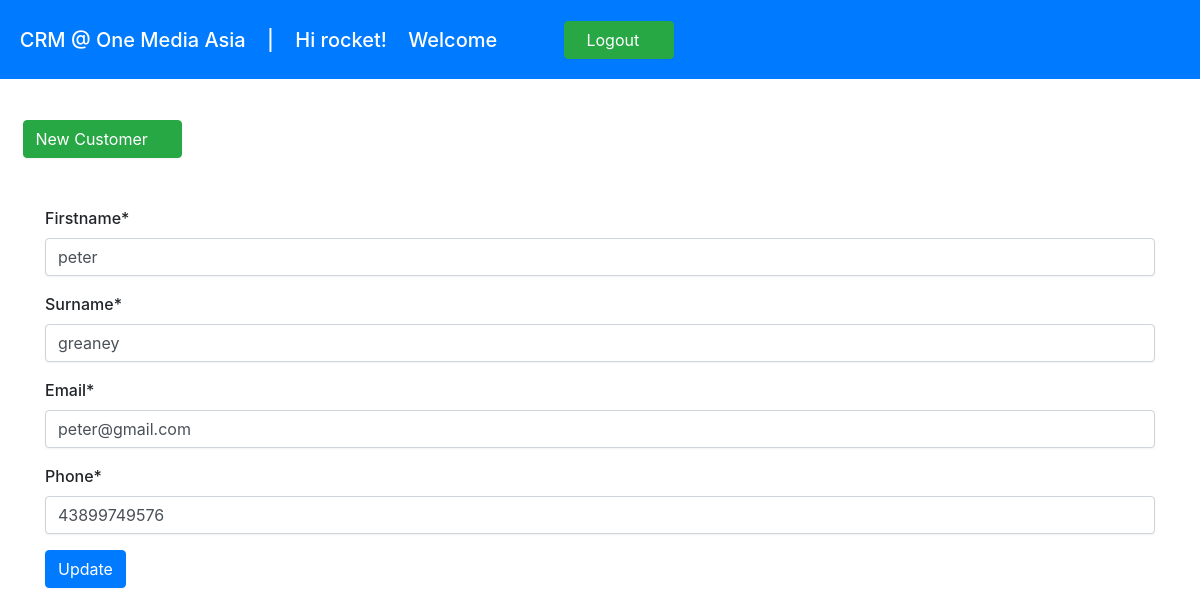
Screenshot of /customer/edit/40/ (signed in) with the database file from the repository.
### crm/models.py (models this page shows, shortened)
class Customer(models.Model):
    firstname = models.CharField(max_length=255)
    surname = models.CharField(max_length=255)
    phone = models.CharField(max_length=255)
    email = models.EmailField(unique=True)
    created_at = models.DateTimeField(auto_now_add=True)

### crm/views.py (the view)
# urls.py: path('customer/edit/<int:pk>/', edit_customer, name='edit_customer'),
@login_required
def edit_customer(request, pk):
    customer = get_object_or_404(Customer, pk=pk)
    if request.method == 'POST':
        form = CustomerForm(request.POST, instance=customer)
        if form.is_valid():
            form.save()
            messages.success(request, "You edited...")
            return redirect('/')  # Redirect to the customer list or detail view
    else:
        form = CustomerForm(instance=customer)
    return render(request, 'customers/edit_customer.html', {'form': form})

### crm/forms.py
class CustomerForm(forms.ModelForm):
    class Meta:
        model = Customer
        fields = ['firstname', 'surname', 'email', 'phone']  # List all the fields you want from the model

### crm/templates/customers/edit_customer.html (shortened to what this page needs)
<!DOCTYPE html>
<html>
<head>
    <link rel="stylesheet" href="https://cdn.jsdelivr.net/npm/bootstrap@4.3.1/dist/css/bootstrap.min.css">
    {% include "crm/navbar.html" %}
</head>
<body><br><br><br>
    <div class="container">
    {% load crispy_forms_tags  %}
    <form method="post" onsubmit="return confirm('edited');" class="form-width">
        {{ form | crispy }}
        <button class="btn btn-primary"type="submit">Update</button>
    </form></div>
</body>
</html>

### crm/templates/crm/navbar.html (shortened to what this page needs)
{% load static %}
<nav class="navbar navbar-expand-md navbar-dark fixed-top bg-primary">
    <br><br>&nbsp;<a class="navbar-brand" href="/">CRM @ One Media Asia   &nbsp;&nbsp; |
      &nbsp;&nbsp; Hi {{ user}}!  &nbsp;&nbsp; Welcome  &nbsp;&nbsp;  </a>
    <div class="collapse navbar-collapse" id="navbarCollapse">
      <ul class="navbar-nav mr-auto">
       <li class="nav-item" >
        <form action="{% url 'logout' %}" method="post">
          {% csrf_token %} &nbsp;&nbsp; <button class="btn btn-success" type="submit">&nbsp;&nbsp;Logout&nbsp;&nbsp;<i class="fa-solid fa-wheelchair-move"></i></button>
      </form>
        </li>
     </div>
     <link href="{% static 'fontawesomefree/css/all.min.css' %}" rel="stylesheet" type="text/css">
     <link rel="stylesheet" href="https://cdn.jsdelivr.net/npm/bootstrap@4.3.1/dist/css/bootstrap.min.css">
     <link href="{% static 'strap.min.css' %}" rel="stylesheet" type="text/css">
  </nav><br><br><br><br> <br>&nbsp;&nbsp;&nbsp;&nbsp;
    <a class="btn btn-success" href="/customer/add/">New Customer&nbsp;&nbsp;<span class="fa-solid fa-user-pen"><span></a>
  <link rel="stylesheet" href="https://cdn.jsdelivr.net/npm/bootstrap@4.3.1/dist/css/bootstrap.min.css">

### rows the page displays
Customer: firstname "peter", surname "greaney", email "peter@gmail.com", phone "43899749576"

### other values shown
{{ user }} "rocket"
